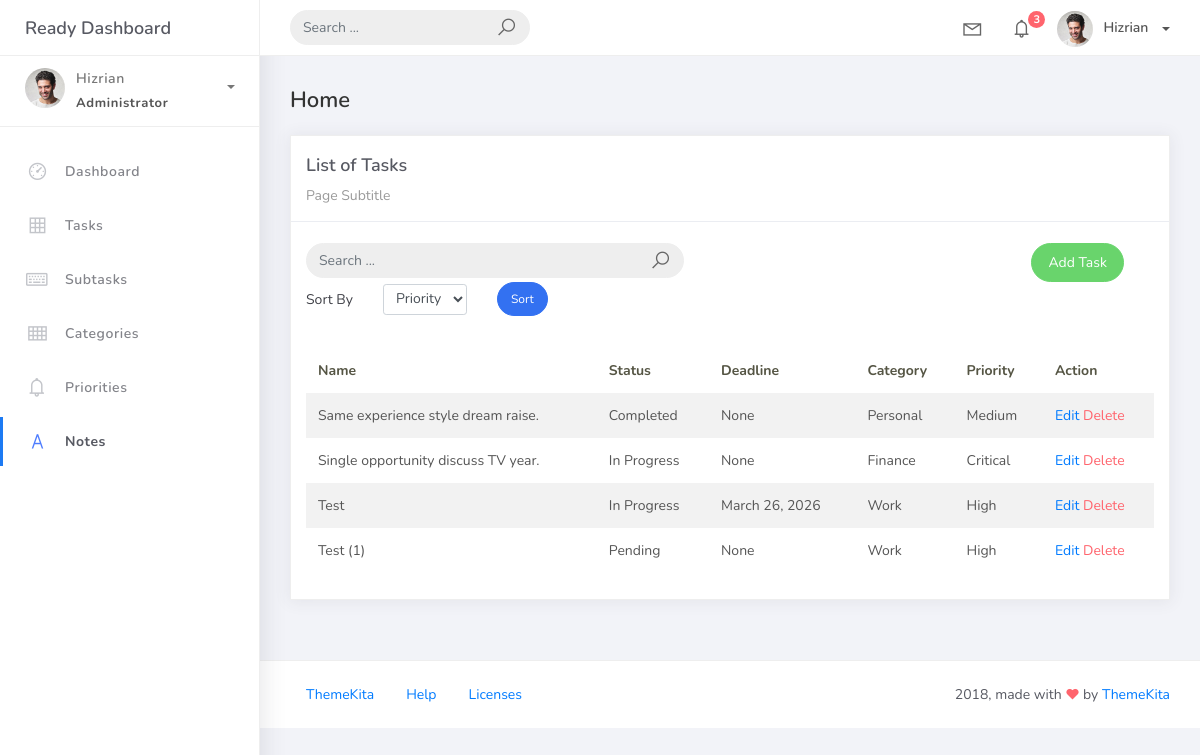
The page /task_list/ on the database as committed earlier.
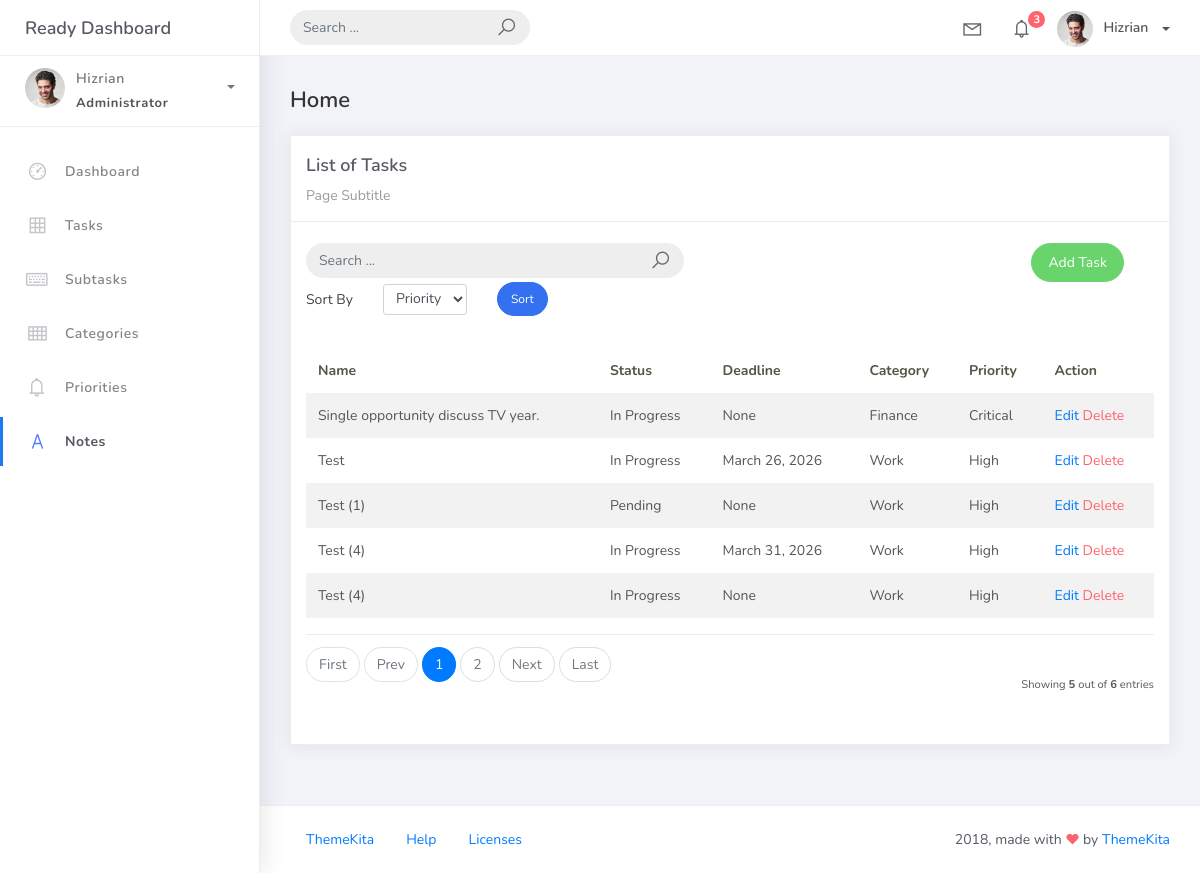
The same page on the database as committed later.
### taskmanager/models.py (models this page shows, shortened)
class BaseModel(models.Model):
    created_at = models.DateTimeField(auto_now_add=True, db_index=True,)
    updated_at = models.DateTimeField(auto_now=True,)
    class Meta:
        abstract = True

class Task(BaseModel):
    title = models.CharField(max_length=100)
    description = models.CharField(max_length=250, null=True, blank=True,)
    deadline = models.DateField(null=True, blank=True,)
    status = models.CharField(max_length=50,
            choices=[("Pending", "Pending"),
            ("In Progress", "In Progress"),
            ("Completed", "Completed"),
            ],
            default = "Pending"
            )
    categoryFK = models.ForeignKey(Category, on_delete=models.CASCADE)
    priorityFK = models.ForeignKey(Priority, on_delete=models.CASCADE)

class Category(BaseModel):
    category_name = models.CharField(max_length=50)
    class Meta:
        verbose_name = "Category"
        verbose_name_plural = "Categories"
    def __str__(self):
        return self.category_name.title()

class Priority(BaseModel):
    priority_name = models.CharField(max_length=100)
    class Meta:
        verbose_name = "Priority"
        verbose_name_plural = "Priorities"
    def __str__(self):
        return self.priority_name.title()

### taskmanager/views.py (the view)
# urls.py: path('task_list/', TasksView.as_view(), name='task-list'),
class TasksView(ListView):
    model = Task
    context_object_name = 'task'
    template_name = 'task_list.html'
    paginate_by = 5
    def get_queryset(self):
        queryset = super().get_queryset()
        query = self.request.GET.get('q')
        if query:
            queryset = queryset.filter(
                Q(title__icontains=query) |
                Q(description__icontains=query)
            )
        return queryset
    def get_ordering(self):
        allowed = ['priorityFK__priority_name', 'status',]
        sort_by = self.request.GET.get('sort_by')
        if sort_by in allowed:
            return sort_by
        return 'title'

### templates/task_list.html (shortened to what this page needs)
{% extends 'base.html' %}
{% load static %}
{% block content %}
<div class="content">
  <div class="container-fluid">
    <h4 class="page-title">Home</h4>
    <div class="row">
      <div class="col-md-12">
        <div class="card">
          <div class="card-header">
            <div class="card-title">List of Tasks</div>
            <div class="card-category">Page Subtitle</div>
          </div>
          <br />
            <div class="col-md-12 row">
              <div class="col-md-6">
                <form class="navbar-left navbar-form nav-search mr-md-3" action="{% url 'task-list' %}" method="get">
                  <div class="input-group">
                    <input type="text" placeholder="Search ..." class="form-control" name="q" value="{{ request.GET.q|default:'' }}" />
                    <div class="input-group-append">
                      <span class="input-group-text">
                        <i class="la la-search search-icon"></i>
                      </span>
                    </div>
                  </div>
                </form>
              </div>
              <div class="col-md-6">
                <div class="pull-right">
                  <a href="{% url 'task-add' %}" class="btn btn-success btn-rounded">
                    Add Task
                  </a>
                </div>
              </div>
            </div>
          <div class="col-md-12">
            <form method="get" class="row g-2 align-items-center">
              <div class="col-auto">
                <label for="smallSelect" class="col-form-label">Sort By</label>
              </div>
              <div class="col-auto">
                <select class="form-control form-control-sm" id="smallSelect" name="sort_by">
                  <option value="priorityFK__priority_name"
                  >Priority</option>
                </select>
              </div>
              <div class="col-auto">
                <button type="submit" class="btn btn-primary btn-sm btn-rounded">Sort</button>
              </div>
            </form>
          </div>
          <div class="card-body">
            <table class="table table-striped mt-3">
              <thead>
                <tr>
                  <th scope="col">Name</th>
                  <th scope="col">Status</th>
                  <th scope="col">Deadline</th>
                  <th scope="col">Category</th>
                  <th scope="col">Priority</th>
                  <th scope="col">Action</th>
                </tr>
              </thead>
              <tbody>
                {% for object in task %}
                <tr>
                  <td>{{ object.title }}</td>
                  <td>{{ object.status }}</td>
                  <td>{{ object.deadline }}</td>
                  <td>{{ object.categoryFK }}</td>
                  <td>{{ object.priorityFK }}</td>
                  <td>
                    <a href="{% url 'task-update' object.id %}">Edit</a>
                    <a href="{% url 'task-delete' object.id %}" class="text-danger">Delete</a>
                  </td>
                  </tr>
                {% endfor %}
              </tbody>
            </table>
            {% include 'includes/pagination.html' %}
          </div>
        </div>
      </div>
    </div>
  </div>
</div>
{% endblock %}

### templates/base.html (shortened to what this page needs)
{% load static %}
<!DOCTYPE html>
<html>
<head>
	<link rel="stylesheet" href="{% static 'css/bootstrap.min.css' %}">
	<link rel="stylesheet" href="{% static 'css/ready.css' %}">
	<link rel="stylesheet" href="{% static 'css/demo.css' %}">
</head>
<body>
	<div class="wrapper">
		<div class="main-header">
			<div class="logo-header">
				<a href="index.html" class="logo">
					Ready Dashboard
				</a>
			</div>
			<nav class="navbar navbar-header navbar-expand-lg">
				<div class="container-fluid">
					<form class="navbar-left navbar-form nav-search mr-md-3" action="">
						<div class="input-group">
							<input type="text" placeholder="Search ..." class="form-control">
							<div class="input-group-append">
								<span class="input-group-text">
									<i class="la la-search search-icon"></i>
								</span>
							</div>
						</div>
					</form>
					<ul class="navbar-nav topbar-nav ml-md-auto align-items-center">
						<li class="nav-item dropdown hidden-caret">
							<a class="nav-link dropdown-toggle" href="#" id="navbarDropdown" role="button" data-toggle="dropdown" aria-haspopup="true" aria-expanded="false">
								<i class="la la-envelope"></i>
							</a>
						</li>
						<li class="nav-item dropdown hidden-caret">
							<a class="nav-link dropdown-toggle" href="#" id="navbarDropdown" role="button" data-toggle="dropdown" aria-haspopup="true" aria-expanded="false">
								<i class="la la-bell"></i>
								<span class="notification">3</span>
							</a>
						</li>
						<li class="nav-item dropdown">
							<a class="dropdown-toggle profile-pic" data-toggle="dropdown" href="#" aria-expanded="false"> <img src="{% static 'img/profile.jpg' %}" alt="user-img" width="36" class="img-circle"><span >Hizrian</span></span> </a>
							</li>
						</ul>
					</div>
				</nav>
			</div>
			<div class="sidebar">
				<div class="scrollbar-inner sidebar-wrapper">
					<div class="user">
						<div class="photo">
							<img src="{% static '/img/profile.jpg' %}">
						</div>
						<div class="info">
							<a class="" data-toggle="collapse" href="#collapseExample" aria-expanded="true">
								<span>
									Hizrian
									<span class="user-level">Administrator</span>
									<span class="caret"></span>
								</span>
							</a>
						</div>
					</div>
					<ul class="nav">
						<li class="nav-item">
							<a href="{% url 'home' %}">
								<i class="la la-dashboard"></i>
								<p>Dashboard</p>
							</a>
						</li>
						<li class="nav-item">
							<a href="{% url 'task-list' %}">
								<i class="la la-table"></i>
								<p>Tasks</p>
							</a>
						</li>
						<li class="nav-item">
							<a href="{% url 'subtask-list' %}">
								<i class="la la-keyboard-o"></i>
								<p>Subtasks</p>
							</a>
						</li>
						<li class="nav-item">
							<a href="{% url 'category-list' %}">
								<i class="la la-th"></i>
								<p>Categories</p>
							</a>
						</li>
						<li class="nav-item">
							<a href="{% url 'priority-list' %}">
								<i class="la la-bell"></i>
								<p>Priorities</p>
							</a>
						</li>
						<li class="nav-item active">
							<a href="{% url 'notes-list' %}">
								<i class="la la-font"></i>
								<p>Notes</p>
							</a>
						</li>
					</ul>
				</div>
			</div>
            <div class="main-panel">
                {% block content %}
                {% endblock  %}
				<footer class="footer">
					<div class="container-fluid">
						<nav class="pull-left">
							<ul class="nav">
								<li class="nav-item">
									<a class="nav-link" href="http://www.themekita.com">
										ThemeKita
									</a>
								</li>
								<li class="nav-item">
									<a class="nav-link" href="#">
										Help
									</a>
								</li>
								<li class="nav-item">
									<a class="nav-link" href="https://themewagon.com/license/#free-item">
										Licenses
									</a>
								</li>
							</ul>
						</nav>
						<div class="copyright ml-auto">
							2018, made with <i class="la la-heart heart text-danger"></i> by <a href="http://www.themekita.com">ThemeKita</a>
						</div>
					</div>
				</footer>
			</div>
		</div>
</body>
</html>

### templates/includes/pagination.html (shortened to what this page needs)
{% if is_paginated %}
  <div class="card-footer px-0 border-0 d-flex flex-column flex-lg-row align-items-center justify-content-between mt-3">
    <nav aria-label="Topics pagination" class="mb-4">
      <ul class="pagination">
        {% if page_obj.number > 1 %}
          <li class="page-item">
            <a class="page-link" href="?page=1">First</a>
          </li>
        {% else %}
          <li class="page-item disabled">
            <span class="page-link">First</span>
          </li>
        {% endif %}
        {% if page_obj.has_previous %}
          <li class="page-item">
            <a class="page-link" href="?page={{ page_obj.previous_page_number }}">Prev</a>
          </li>
        {% else %}
          <li class="page-item disabled">
            <span class="page-link">Prev</span>
          </li>
        {% endif %}
        {% for page_num in paginator.page_range %}
          {% if page_obj.number == page_num %}
            <li class="page-item active">
              <span class="page-link">
                {{ page_num }}
              </span>
            </li>
          {% elif page_num > page_obj.number|add:'-3' and page_num < page_obj.number|add:'3' %}
            <li class="page-item">
              <a class="page-link" href="?page={{ page_num }}">{{ page_num }}</a>
            </li>
          {% endif %}
        {% endfor %}
        {% if page_obj.has_next %}
          <li class="page-item">
            <a class="page-link" href="?page={{ page_obj.next_page_number }}">Next</a>
          </li>
        {% else %}
          <li class="page-item disabled">
            <span class="page-link">Next</span>
          </li>
        {% endif %}
        {% if page_obj.number != paginator.num_pages %}
          <li class="page-item">
            <a class="page-link" href="?page={{ paginator.num_pages }}">Last</a>
          </li>
        {% else %}
          <li class="page-item disabled">
            <span class="page-link">Last</span>
          </li>
        {% endif %}
      </ul>
    </nav>
    <div class="fw-normal small mt-4 mt-lg-0">
      Showing <b>{{ object_list.count }}</b> out of <b>{{ paginator.count }}</b> entries
    </div>
  </div>
{% endif %}

Rows that differ between the two databases and show on the page:
removed Task: title "Same experience style dream raise.", status "Completed", deadline "None", categoryFK "Personal", priorityFK "Medium"
added Task: title "Test (4)", status "In Progress", deadline "March 31, 2026", categoryFK "Work", priorityFK "High"
added Task: title "Test (4)", status "In Progress", deadline "None", categoryFK "Work", priorityFK "High"
Other text that changed with them:
{{ object_list.count }}: (not shown) → "5"
{{ paginator.count }}: (not shown) → "6"
text now shown: "First Prev Next Last Showing out of entries"
new list line: "1"
new list line: "2"
